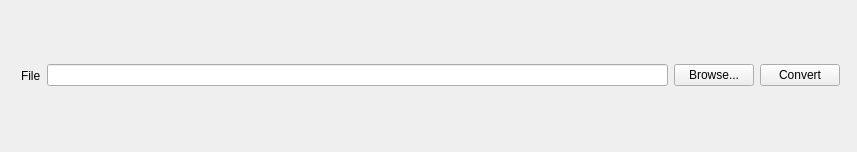
<?xml version="1.0" encoding="UTF-8"?>
<ui version="4.0">
 <class>MainWidget</class>
 <widget class="QWidget" name="MainWidget">
  <property name="geometry">
   <rect>
    <x>0</x>
    <y>0</y>
    <width>857</width>
    <height>152</height>
   </rect>
  </property>
  <property name="windowTitle">
   <string>MainWidget</string>
  </property>
  <widget class="QWidget" name="horizontalLayoutWidget">
   <property name="geometry">
    <rect>
     <x>10</x>
     <y>10</y>
     <width>841</width>
     <height>131</height>
    </rect>
   </property>
   <layout class="QHBoxLayout" name="horizontalLayout">
    <item>
     <widget class="QLabel" name="label">
      <property name="text">
       <string>File</string>
      </property>
     </widget>
    </item>
    <item>
     <widget class="QLineEdit" name="lineEdit">
      <property name="readOnly">
       <bool>true</bool>
      </property>
     </widget>
    </item>
    <item>
     <widget class="QPushButton" name="buttonBrowse">
      <property name="text">
       <string>Browse...</string>
      </property>
     </widget>
    </item>
    <item>
     <widget class="QPushButton" name="buttonConvert">
      <property name="text">
       <string>Convert</string>
      </property>
     </widget>
    </item>
   </layout>
  </widget>
 </widget>
 <layoutdefault spacing="6" margin="11"/>
 <resources/>
 <connections/>
</ui>
